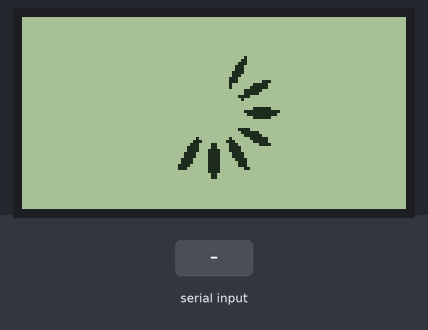
Bench run of a sketch on a simulated Arduino Nano, built with avr-gcc and run on an emulated ATmega328P. Parts: 128×64 one-colour display. Inputs (shaded band) come from the test bench. Random numbers use the default seed unless the sketch sets one; what the sketch prints to the serial monitor is not drawn.

Above: at 8.9 s.
10.4 s: "N" received over the second serial link
At 12.0 s:
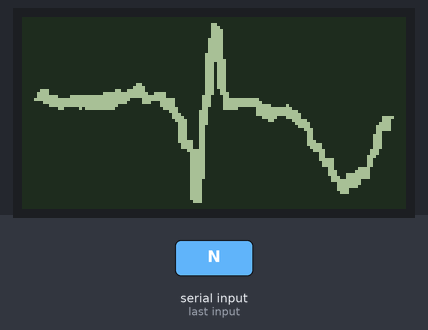
12.3 s: "M" received over the second serial link
At 12.9 s:
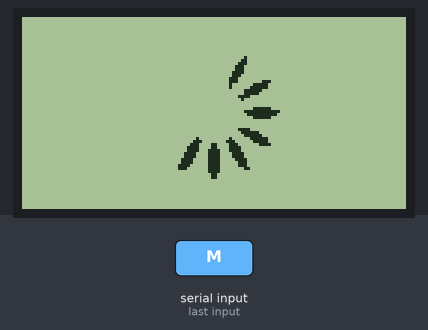
14.0 s: "V" received over the second serial link
At 14.9 s:
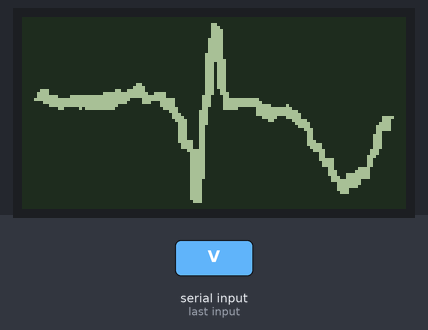

The sketch:

Nano_GLCD.ino
```cpp
#include <SoftwareSerial.h>
#include "U8glib.h"
#include "display.h"

/** Pin Define **/
#define ETX_Pin 4
#define ERX_Pin 3

/** Instance Define **/
U8GLIB_ST7920_128X64_4X u8g(10);
SoftwareSerial ECG_UART(ERX_Pin, ETX_Pin); // RX, TX

/** Variable **/
#define mode_mesure 0
#define mode_lcd_N  1
#define mode_lcd_V  2

int lcd_mode = mode_mesure;

int M = 0, N = 0, V = 0;

/** Function **/
void draw(void) {
  switch(lcd_mode){
    case mode_mesure:
      if(M == 0)      u8g.drawBitmapP (32, 0, 8, 64, M0);
      else if(M == 1) u8g.drawBitmapP (32, 0, 8, 64, M1);
      else if(M == 2) u8g.drawBitmapP (32, 0, 8, 64, M2);
      else if(M == 3) u8g.drawBitmapP (32, 0, 8, 64, M3);
      else if(M == 4) u8g.drawBitmapP (32, 0, 8, 64, M4);
      else if(M == 5) u8g.drawBitmapP (32, 0, 8, 64, M5);
      else if(M == 6) u8g.drawBitmapP (32, 0, 8, 64, M6);
      else if(M == 7) u8g.drawBitmapP (32, 0, 8, 64, M7);
      else if(M == 8) u8g.drawBitmapP (32, 0, 8, 64, M8);
      else if(M == 9) u8g.drawBitmapP (32, 0, 8, 64, M9);

      if(M==9) M=0;
      else M = M + 1;

      break;

    case mode_lcd_N:
      N = random(3);
      if(N == 0)      u8g.drawBitmapP (0, 0, 16, 64, N0);
      else if(N == 1) u8g.drawBitmapP (0, 0, 16, 64, N1);
      else if(N == 2) u8g.drawBitmapP (0, 0, 16, 64, N2);
      break;

    case mode_lcd_V:
      V = random(3);
      if(V == 0)      u8g.drawBitmapP (0, 0, 16, 64, V0);
      else if(V == 1) u8g.drawBitmapP (0, 0, 16, 64, V1);
      else if(V == 2) u8g.drawBitmapP (0, 0, 16, 64, V2);
      break;

    default:
      lcd_mode = mode_mesure;
      break;
  }
}

void setup(void) {
  Serial.begin(115200);
  ECG_UART.begin(115200);

  randomSeed(analogRead(1));

  for(int i=0;i<50;i++){
    u8g.firstPage();
    do {
      draw();
    } while( u8g.nextPage() );
    delay(100);
  }
}

void loop(void) {
  // Edge Node Debuging
  if(Serial.available()){
    ECG_UART.write(Serial.read());
  }

  // Read Command
  if(ECG_UART.available()){
    char cmd = ECG_UART.read();
    Serial.write(cmd);

    M = 0;

    if(cmd == 'M')      lcd_mode = mode_mesure;
    else if(cmd == 'N') lcd_mode = mode_lcd_N;
    else if(cmd == 'V') lcd_mode = mode_lcd_V;
  }

  u8g.firstPage();
  do {
    draw();
  } while( u8g.nextPage() );
}
```

Source omitted: display.h (data table, 58024 bytes)

Measured:
- after the input at 12.3 s, the display: first changes after 0.34 s (image 2 shows a later state)
